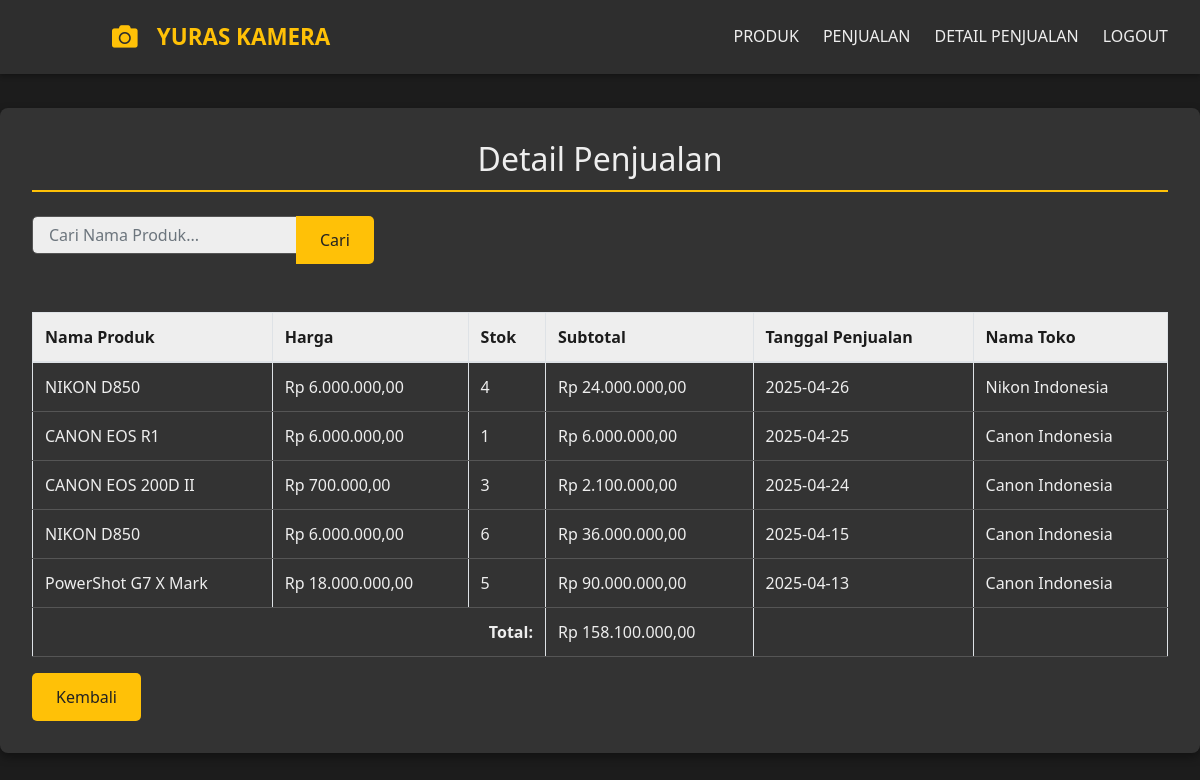
Before: /detail_penjualan.php with the older database file.
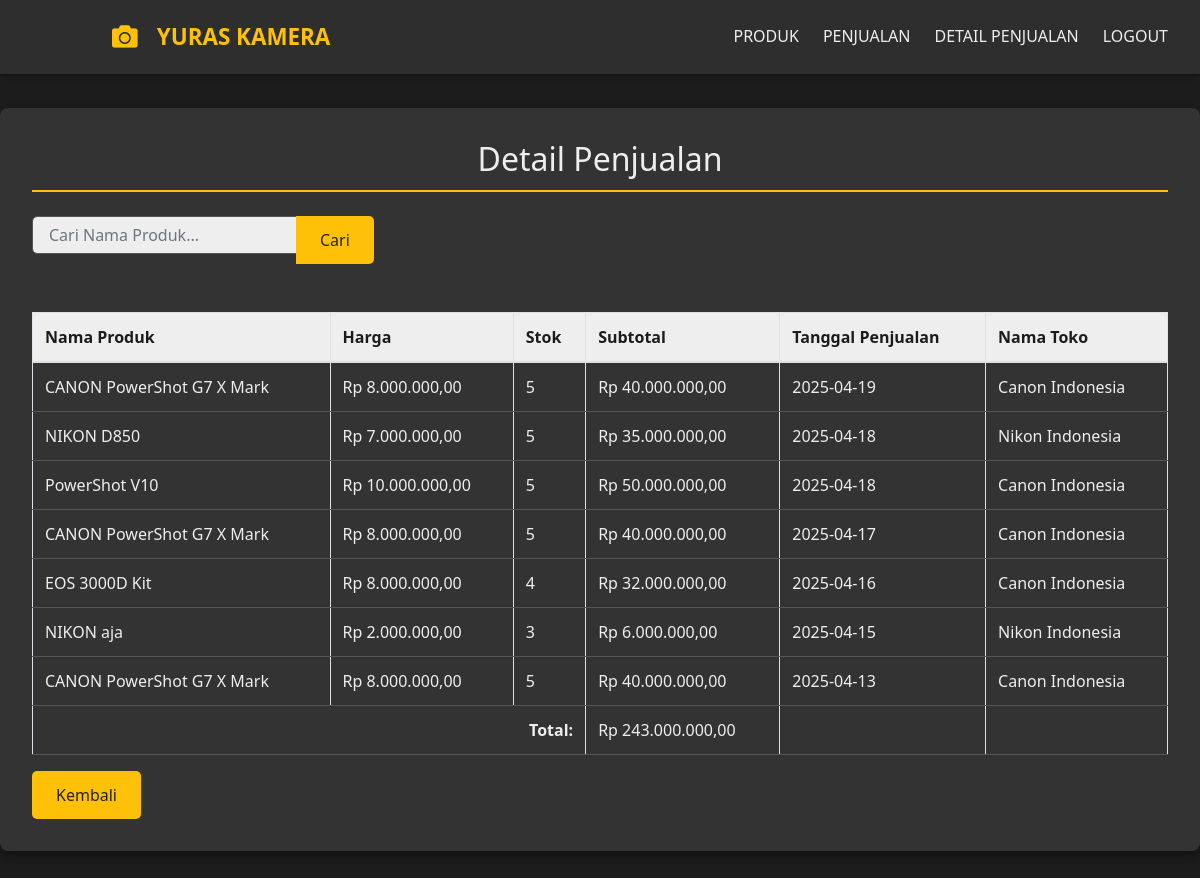
After: the same page with the newer database file.
### tables this page shows
CREATE TABLE `penjualan` (
  `PenjualanID` int(11) NOT NULL,
  `TokoID` int(11) DEFAULT NULL,
  `NamaProduk` varchar(25) NOT NULL,
  `Harga` decimal(10,2) NOT NULL,
  `Stok` int(11) NOT NULL,
  `Subtotal` decimal(10,2) NOT NULL,
  `TanggalPenjualan` date NOT NULL,
  `ProdukID` int(11) NOT NULL,
  `NamaToko` varchar(25) NOT NULL
);

CREATE TABLE `produk` (
  `ProdukID` int(11) NOT NULL,
  `NamaProduk` varchar(25) DEFAULT NULL,
  `Harga` decimal(10,2) DEFAULT NULL,
  `Stok` int(11) DEFAULT NULL,
  `TanggalMasuk` date DEFAULT NULL,
  `user_id` int(11) DEFAULT NULL
);

CREATE TABLE `toko` (
  `TokoID` int(11) NOT NULL,
  `NamaToko` varchar(25) DEFAULT NULL
);

### detail_penjualan.php (the view, shortened to what this page needs)
<?php
include "koneksi.php";
$search = isset($_GET['search']) ? $_GET['search'] : '';
$sql = "SELECT penjualan.*, produk.NamaProduk, toko.NamaToko
            FROM penjualan
            INNER JOIN produk ON penjualan.ProdukID = produk.ProdukID
            INNER JOIN toko ON penjualan.TokoID = toko.TokoID";
$sql .= " ORDER BY TanggalPenjualan DESC";
$query = mysqli_query($koneksi, $sql);
$result = mysqli_fetch_all($query, MYSQLI_ASSOC);
$found = !empty($result);
function formatRupiah($angka) {
    return "Rp " . number_format($angka, 2, ',', '.');
}
$totalSubtotal = 0;
foreach ($result as $row) {
    $totalSubtotal += $row['Subtotal'];
}
?>
<!DOCTYPE html>
<html lang="id">
<head>
    <link rel="stylesheet" href="https://stackpath.bootstrapcdn.com/bootstrap/4.5.2/css/bootstrap.min.css">
    <link href="https://cdnjs.cloudflare.com/ajax/libs/font-awesome/5.15.3/css/all.min.css" rel="stylesheet"/>
</head>
<body>
<header class="header">
    <a href="index.php" class="logo">
        <i class="fas fa-camera logo-icon"></i> YURAS KAMERA
    </a>
    <nav class="nav">
        <a class="nav-link" href="tampil_produk.php">PRODUK</a>
        <a class="nav-link" href="data_penjualan.php">PENJUALAN</a>
        <a class="nav-link" href="detail_penjualan.php">DETAIL PENJUALAN</a>
        <a class="nav-link" href="logout.php">LOGOUT</a>
    </nav>
</header>
<div class="container mt-5">
    <h2>Detail Penjualan</h2>
    <div class="row mb-3">
        <div class="col-md-6">
            <form method="GET" action="detail_penjualan.php" class="form-inline">
                <div class="input-group">
                    <input type="text" name="search" id="search" class="form-control" placeholder="Cari Nama Produk..." value="<?= htmlspecialchars($search) ?>">
                    <div class="input-group-append">
                        <button type="submit" class="btn btn-primary">Cari</button>
                    </div>
                </div>
            </form>
        </div>
    </div>
    <table class="table table-bordered">
        <thead>
            <tr>
                <th>Nama Produk</th>
                <th>Harga</th>
                <th>Stok</th>
                <th>Subtotal</th>
                <th>Tanggal Penjualan</th>
                <th>Nama Toko</th>
            </tr>
        </thead>
        <tbody>
            <?php if ($found): ?>
                <?php foreach ($result as $row): ?>
                    <tr>
                        <td><?= $row['NamaProduk'] ?></td>
                        <td><?= formatRupiah($row['Harga']) ?></td>
                        <td><?= $row['Stok'] ?></td>
                        <td><?= formatRupiah($row['Subtotal']) ?></td>
                        <td><?= $row['TanggalPenjualan'] ?></td>
                        <td><?= $row['NamaToko'] ?></td>
                    </tr>
                <?php endforeach; ?>
            <?php else: ?>
                <tr>
                    <td colspan="6" class="text-center">Barang yang Anda cari tidak ada.</td>
                </tr>
            <?php endif; ?>
        </tbody>
        <tfoot>
            <tr>
                <td colspan="3" class="text-right"><strong>Total:</strong></td>
                <td><?= formatRupiah($totalSubtotal) ?></td>
                <td></td>
                <td></td>
            </tr>
        </tfoot>
    </table>
    <a href="index.php" class="btn btn-secondary">Kembali</a>
</div>
</body>
</html>

### detail_penjualan.php (style rules this page uses)
body { font-family: 'Segoe UI', Tahoma, Geneva, Verdana, sans-serif; background-color: #1c1c1c; color: #eee; margin: 0; padding-top: 60px; }
.header { background-color: #2e2e2e; box-shadow: 0 2px 5px rgba(0, 0, 0, 0.3); padding: 1rem 2rem; display: flex; justify-content: space-between; align-items: center; position: fixed; top: 0; left: 0; width: 100%; z-index: 1000; }
.logo { font-size: 1.4rem; font-weight: bold; color: #ffc107; text-decoration: none; display: flex; align-items: center; }
.logo-icon { margin-left: 5rem; margin-right: 1.2rem; font-size: 1.6rem; }
.nav { display: flex; }
.nav-link { color: #eee; text-decoration: none; margin-left: 1.5rem; transition: color 0.3s ease, transform 0.2s ease-in-out; padding: 0.5rem 0; border-bottom: 2px solid transparent; }
.container { max-width: 1200px; margin: 80px auto 40px auto; padding: 2rem; border-radius: 8px; background-color: #333; box-shadow: 0 4px 10px rgba(0, 0, 0, 0.4); color: #eee; }
h2 { text-align: center; margin-bottom: 1.5rem; color: #eee; border-bottom: 2px solid #ffc107; padding-bottom: 0.7rem; }
.input-group { margin-bottom: 1.5rem; }
.form-control { border: 1px solid #555; border-radius: 5px; padding: 1rem; color: #eee; background-color: #eee; }
.btn-primary, .btn-secondary { background-color: #ffc107; border: none; color: #222; padding: 0.75rem 1.5rem; border-radius: 5px; cursor: pointer; transition: background-color 0.3s, transform 0.3s; }
.table { width: 100%; margin-top: 1.5rem; color: #eee; }
.table th, .table td { padding: 0.75rem; text-align: left; border-bottom: 1px solid #555; }
.table th { background-color: #eee; color: #1c1c1c; }
.table tbody tr:nth-child(even) { background-color: #333; }
.text-right { text-align: right; }
tfoot strong { color: #eee; }

Changed rows visible on the page:
removed penjualan: ProdukID.NamaProduk "NIKON D850", Harga "Rp 6.000.000,00", Stok "4", Subtotal "Rp 24.000.000,00", TanggalPenjualan "2025-04-26", TokoID.NamaToko "Nikon Indonesia"
removed penjualan: ProdukID.NamaProduk "CANON EOS R1", Harga "Rp 6.000.000,00", Stok "1", Subtotal "Rp 6.000.000,00", TanggalPenjualan "2025-04-25", TokoID.NamaToko "Canon Indonesia"
removed penjualan: ProdukID.NamaProduk "CANON EOS 200D II", Harga "Rp 700.000,00", Stok "3", Subtotal "Rp 2.100.000,00", TanggalPenjualan "2025-04-24", TokoID.NamaToko "Canon Indonesia"
removed penjualan: ProdukID.NamaProduk "NIKON D850", Harga "Rp 6.000.000,00", Stok "6", Subtotal "Rp 36.000.000,00", TanggalPenjualan "2025-04-15", TokoID.NamaToko "Canon Indonesia"
removed penjualan: ProdukID.NamaProduk "PowerShot G7 X Mark", Harga "Rp 18.000.000,00", Stok "5", Subtotal "Rp 90.000.000,00", TanggalPenjualan "2025-04-13", TokoID.NamaToko "Canon Indonesia"
added penjualan: ProdukID.NamaProduk "CANON PowerShot G7 X Mark", Harga "Rp 8.000.000,00", Stok "5", Subtotal "Rp 40.000.000,00", TanggalPenjualan "2025-04-19", TokoID.NamaToko "Canon Indonesia"
added penjualan: ProdukID.NamaProduk "NIKON D850", Harga "Rp 7.000.000,00", Stok "5", Subtotal "Rp 35.000.000,00", TanggalPenjualan "2025-04-18", TokoID.NamaToko "Nikon Indonesia"
added penjualan: ProdukID.NamaProduk "PowerShot V10", Harga "Rp 10.000.000,00", Stok "5", Subtotal "Rp 50.000.000,00", TanggalPenjualan "2025-04-18", TokoID.NamaToko "Canon Indonesia"
added penjualan: ProdukID.NamaProduk "CANON PowerShot G7 X Mark", Harga "Rp 8.000.000,00", Stok "5", Subtotal "Rp 40.000.000,00", TanggalPenjualan "2025-04-17", TokoID.NamaToko "Canon Indonesia"
added penjualan: ProdukID.NamaProduk "EOS 3000D Kit", Harga "Rp 8.000.000,00", Stok "4", Subtotal "Rp 32.000.000,00", TanggalPenjualan "2025-04-16", TokoID.NamaToko "Canon Indonesia"
added penjualan: ProdukID.NamaProduk "NIKON aja", Harga "Rp 2.000.000,00", Stok "3", Subtotal "Rp 6.000.000,00", TanggalPenjualan "2025-04-15", TokoID.NamaToko "Nikon Indonesia"
added penjualan: ProdukID.NamaProduk "CANON PowerShot G7 X Mark", Harga "Rp 8.000.000,00", Stok "5", Subtotal "Rp 40.000.000,00", TanggalPenjualan "2025-04-13", TokoID.NamaToko "Canon Indonesia"
Other visible differences:
formatRupiah($totalSubtotal): "Rp 158.100.000,00" → "Rp 243.000.000,00"
